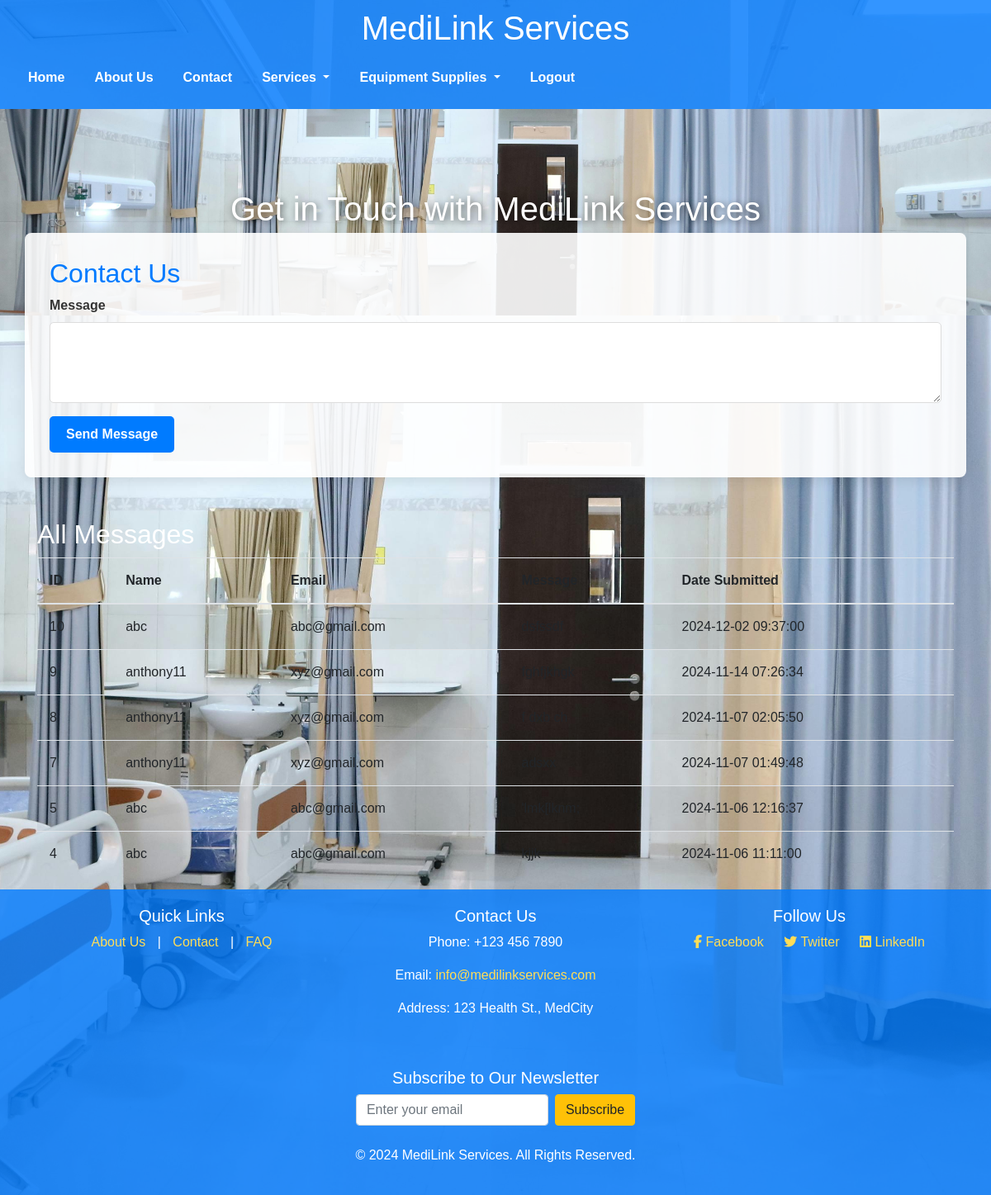
/contact.php (signed in), run on the app's committed database.
### tables this page shows
CREATE TABLE `contact_messages` (
  `id` int(11) NOT NULL,
  `name` varchar(255) NOT NULL,
  `email` varchar(255) NOT NULL,
  `message` text NOT NULL,
  `created_at` timestamp NOT NULL DEFAULT current_timestamp(),
  `user_id` int(11) DEFAULT NULL,
  `username` varchar(255) DEFAULT NULL
);

### contact.php (the view, shortened to what this page needs)
<?php
$sql = "SELECT * FROM contact_messages ORDER BY created_at DESC";
$result = $conn->query($sql);
?>
<!DOCTYPE html>
<html lang="en">
<head>
    <link rel="stylesheet" href="https://stackpath.bootstrapcdn.com/bootstrap/4.5.2/css/bootstrap.min.css">
</head>
<body>
<header class="text-center">
    <h1>MediLink Services</h1>
    <nav class="navbar navbar-expand-lg">
            <div class="collapse navbar-collapse" id="navbarNavDropdown">
                <ul class="navbar-nav">
                    <li class="nav-item">
                        <a href="index.php" class="nav-link">Home</a>
                    </li>
                    <li class="nav-item">
                        <a href="about.php" class="nav-link">About Us</a>
                    </li>
                    <li class="nav-item">
                        <a href="contact.php" class="nav-link">Contact</a>
                    </li>
                    <li class="nav-item dropdown">
                        <a class="nav-link dropdown-toggle" href="services.php" id="servicesDropdown">
                            Services
                        </a>
                    </li>
                    <li class="nav-item dropdown">
                        <a class="nav-link dropdown-toggle" href="services/equipment.php" id="equipmentDropdown">
                            Equipment Supplies
                        </a>
                    </li>
                    <?php if (isset($_SESSION['loggedin']) && $_SESSION['loggedin'] === true): ?>
                        <li class="nav-item">
                            <a href="../auth/logout.php" class="nav-link">Logout</a>
                        </li>
                    <?php endif; ?>
                </ul>
            </div>
        </nav>
</header>
<div class="hero">
    <h1>Get in Touch with MediLink Services</h1>
</div>
<div class="container contact-form">
    <h2>Contact Us</h2>
    <form method="POST" action="">
        <div class="form-group">
            <label for="message">Message</label>
            <textarea class="form-control" id="message" name="message" rows="3" required></textarea>
        </div>
        <button type="submit" class="btn btn-primary">Send Message</button>
    </form>
</div>
<div class="container message-table">
    <h2>All Messages</h2>
    <table class="table table-striped">
        <thead>
            <tr>
                <th>ID</th>
                <th>Name</th>
                <th>Email</th>
                <th>Message</th>
                <th>Date Submitted</th>
            </tr>
        </thead>
        <tbody>
            <?php
            if ($result->num_rows > 0) {
                while ($row = $result->fetch_assoc()) {
                    echo "<tr>
                            <td>" . $row['id'] . "</td>
                            <td>" . $row['username'] . "</td>
                            <td>" . $row['email'] . "</td>
                            <td>" . $row['message'] . "</td>
                            <td>" . $row['created_at'] . "</td>
                          </tr>";
                }
            } else {
                echo "<tr><td colspan='5'>No messages found</td></tr>";
            }
            ?>
        </tbody>
    </table>
</div>
<footer>
    <div class="container">
        <div class="row">
            <div class="col-md-4 footer-links">
                <h5>Quick Links</h5>
                <a href="about.php">About Us</a> |
                <a href="contact.php">Contact</a> |
                <a href="faq.php">FAQ</a>
            </div>
            <div class="col-md-4 footer-contact">
                <h5>Contact Us</h5>
                <p>Phone: +123 456 7890</p>
                <p>Email: <a href="mailto:info@medilinkservices.com" style="color: #ffdd57;">info@medilinkservices.com</a></p>
                <p>Address: 123 Health St., MedCity</p>
            </div>
            <div class="col-md-4 footer-social">
                <h5>Follow Us</h5>
                <a href="#" title="Facebook"><i class="fab fa-facebook-f"></i> Facebook</a>
                <a href="#" title="Twitter"><i class="fab fa-twitter"></i> Twitter</a>
                <a href="#" title="LinkedIn"><i class="fab fa-linkedin"></i> LinkedIn</a>
            </div>
        </div>
        <div class="mt-4">
            <h5>Subscribe to Our Newsletter</h5>
            <form action="subscribe.php" method="post" class="form-inline justify-content-center">
                <input type="email" name="email" placeholder="Enter your email" class="form-control mr-2" required>
                <button type="submit" class="btn btn-warning">Subscribe</button>
            </form>
        </div>
        <p class="mt-4">&copy; 2024 MediLink Services. All Rights Reserved.</p>
    </div>
</footer>
</body>
</html>

### contact.php (style rules this page uses)
body { font-family: Arial, sans-serif; background: url('includes/Contact Us.jpg') no-repeat center center fixed; background-size: cover; color: white; }
header { background: rgba(0, 123, 255, 0.8); color: white; padding: 10px 0; }
nav a { color: white; margin: 0 10px; font-weight: bold; text-decoration: none; }
.hero { background: url('includes/Contact Us.jpg') no-repeat center center; background-size: cover; height: 250px; display: flex; align-items: center; justify-content: center; text-align: center; padding: 20px; color: white; text-shadow: 2px 2px 8px rgba(0, 0, 0, 0.6); }
.contact-form { color: #007bff; background-color: rgba(255, 255, 255, 0.9); border-radius: 8px; padding: 30px; box-shadow: 0px 4px 15px rgba(0, 0, 0, 0.1); margin-top: -100px; }
.contact-form label { font-weight: bold; color: #333; }
.contact-form textarea { border-radius: 5px; border: 1px solid #ddd; margin-bottom: 15px; padding: 12px; width: 100%; font-size: 1rem; }
.contact-form button { background-color: #007bff; color: white; border: none; padding: 10px 20px; font-weight: bold; border-radius: 5px; transition: all 0.3s; }
footer { background: rgba(0, 123, 255, 0.8); color: white; padding: 20px 0; text-align: center; }
.message-table { margin-top: 50px; color: white; }
.message-table th, .message-table td { padding: 15px; text-align: left; }
footer-links, .footer-contact, .footer-social { margin-bottom: 20px; }
.footer-links a, .footer-social a { color: #ffdd57; text-decoration: none; margin: 0 10px; }

### data on the page
contact_messages: id "10", username "abc", email "abc@gmail.com", created_at "2024-12-02 09:37:00"
contact_messages: id "9", username "anthony11", email "xyz@gmail.com", created_at "2024-11-14 07:26:34"
contact_messages: id "8", username "anthony11", email "xyz@gmail.com", created_at "2024-11-07 02:05:50"
contact_messages: id "7", username "anthony11", email "xyz@gmail.com", created_at "2024-11-07 01:49:48"
contact_messages: id "5", username "abc", email "abc@gmail.com", created_at "2024-11-06 12:16:37"
contact_messages: id "4", username "abc", email "abc@gmail.com", message "kjjk", created_at "2024-11-06 11:11:00"
